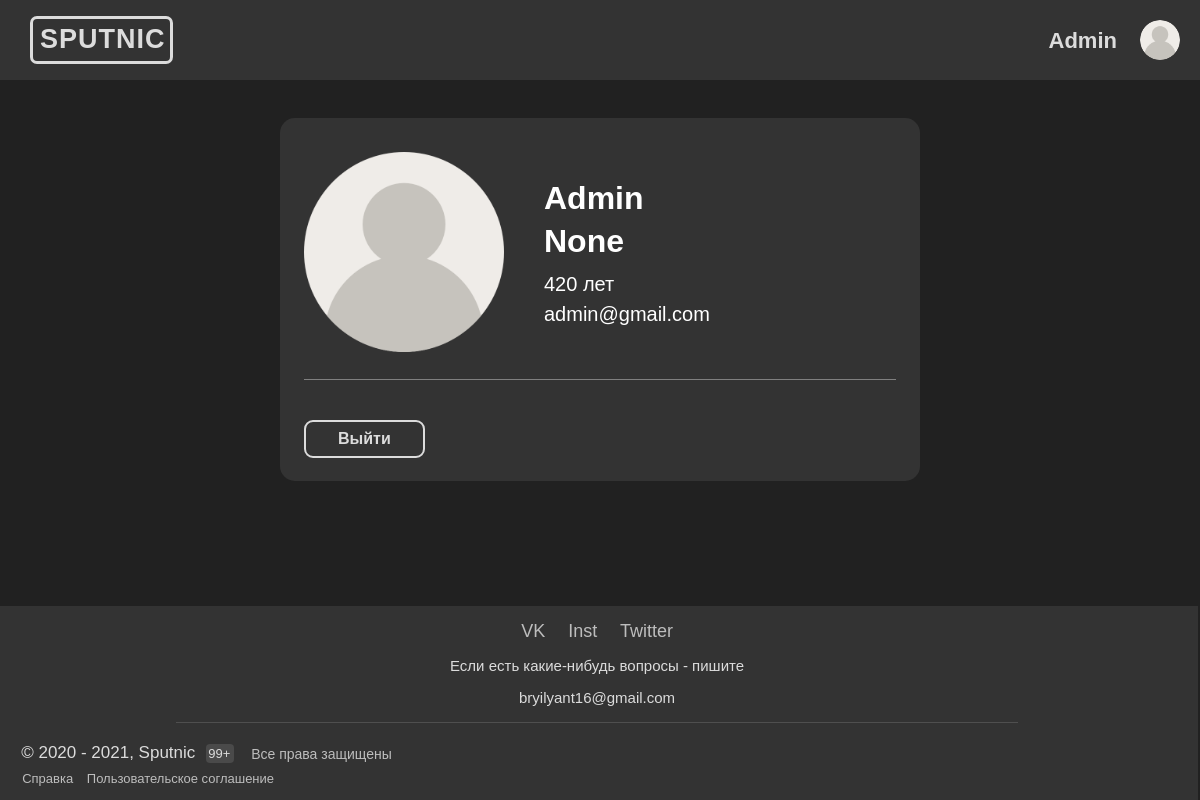
Screenshot of /profile (signed in) with the database file from the repository.
### data/users.py (models this page shows, shortened)
class User(SqlAlchemyBase, UserMixin):
    __tablename__ = 'users'
    id = sqlalchemy.Column(sqlalchemy.Integer, primary_key=True, autoincrement=True)
    surname = sqlalchemy.Column(sqlalchemy.String, nullable=True)
    name = sqlalchemy.Column(sqlalchemy.String, nullable=True)
    age = sqlalchemy.Column(sqlalchemy.Integer, nullable=True)
    email = sqlalchemy.Column(sqlalchemy.String, nullable=True, unique=True)
    password = sqlalchemy.Column(sqlalchemy.String, nullable=True)
    news = orm.relation("News", back_populates='user')
    arts = orm.relation("Arts", back_populates='user')

### main.py (the view)
@app.route("/profile")
def profile():
    return render_template("profile.html", title='Профиль - Sputnic')

### data/db_session.py (called while the page is built)
def create_session() -> Session:
    global __factory
    return __factory()

### main.py (called while the page is built)
@login_manager.user_loader
def load_user(user_id):
    db_sess = db_session.create_session()
    return db_sess.query(User).get(user_id)

### templates/profile.html
{% extends "base.html" %}
{% block content %}
	<div style="width: 50%; margin-left: 23%; margin-top: 10%; background-color: #333333; border-radius: 15px; padding: 2%; margin-bottom: 10.5%;">
		<div style="display: flex; border-bottom: 1.5px solid grey; padding-bottom: 20px; margin-bottom: -60px;">
			<img width="200px" height="200px" src="../static/img/user.png" style="float: left; margin-top: 10px;">
			<ul style="list-style: none; color: white; float: left;">
				{% if current_user.is_authenticated %}
					<li style="margin-bottom: -15px;"><h1>{{ current_user.name }}</h1></li>
					<li style="margin-bottom: -8px;"><h1>{{ current_user.surname }}</h1></li>
					<li style="margin-bottom: -10px;"><h2 style="font-weight: normal; font-size: 20px;">{{ current_user.age }} лет</h2></li>
					<li><h2 style="font-weight: normal; font-size: 20px;">{{ current_user.email }}</h2></li>
            	{% else %}
                    <li><h2>Анонимный профиль</h2></li>
            	{% endif %}
			</ul>
		</div>
		<div style="display: flex; align-items: flex-end; margin-top: 100px;">
			{% if current_user.is_authenticated %}
				<a class="sp-buttons" href="/logout">Выйти</a>
            {% else %}
	            <a class="sp-buttons" href="/register">Зарегестрироваться</a>
		        <a class="sp-buttons" href="/login" style="margin-left: 20px;">Войти</a>
            {% endif %}
		</div>
	</div>
{% endblock %}

### templates/base.html (shortened to what this page needs)
<!DOCTYPE html>
<html>
<head>
	<link rel="stylesheet" type="text/css" href="../static/css/all_css.css">
</head>
<body>
	<div class="conteiner">
	<header class="header">
		<a href="/" id="name-link"><h2 id="head_text">SPUTNIC</h2></a>
		{% if current_user.is_authenticated %}
             <a class="" href="/profile" id="name-link" style="position: absolute; right: 48px; top: 28px; font-size: 18px; font-weight: bold;">{{ current_user.name }} {{current_user.surname}}</a>
        {% endif %}
	</header>
   <header id="head_main">
            <div id="head_main_name">
            <h2>
               <a href="/" id="name-link"><p id="main-name">SPUTNIC</p></a>
            </h2>
            </div>
		    {% if current_user.is_authenticated %}
                    <a class="" href="/profile" id="name-link" style="position: absolute; right: 83px; top: 28px; font-size: 22px; font-weight: bold;">{{ current_user.name }}</a>
            {% else %}
                    <a class="sp-buttons" href="/login" style="position: absolute; right: 83px; top: 21px;">Войти</a>
            {% endif %}
            <div id="profile-main-div">
			 <a href="/profile"><img src="../static/img/user.png" id="profile-main-png" width="40px" height="40px"></a>
		    </div>
    </header>
    {% block content %}{% endblock %}
    <div id="footer">
	   	<div id="wides">
	   		<a href="https://vk.com/whtdoumean0_o" id="vk">VK</a> <a href="https://www.instagram.com/ilia_dobronravov/" id="inst">Inst</a> <a href="https://twitter.com/whtdoumean0_o" id="twit">Twitter</a>
	   		<p id="que">Если есть какие-нибудь вопросы - пишите</p>
	   		<div class="tooltip"><a id="post" onclick="copyToClipboard('bryilyant16@gmail.com')" onmouseout="outFunc()"><p id="bry">bryilyant16@gmail.com</p></a></div>
	   	</div>
	   	<div id="copy-text">
	   		<p id="copy">&copy 2020 - 2021, Sputnic</p>
	   		<p id="nn">99+</p>
	   		<p id="all">Все права защищены</p>
	   	</div>
	   	<div id="reference">
	   		<a href="/none" id="ref">Справка</a>
	   		<a href="/none">Пользовательское соглашение</a>
	   	</div>
   </div>
   </div>
</body>
</html>

### static/css/all_css.css (style rules this page uses)
html { height: 100%; }
body { background: #212121; font-family: Arial; }
a { text-decoration: none; }
a:link { color: #DCDCDC }
#head_main { position: absolute; left: 0; top: 0; background: #333333; color: #fff; width: 100%; height: 80px; z-index: 1001; }
#head_main_name { transition: 0.5s; font-size: 18px; border: solid 3px; border-color: #DCDCDC; border-radius: 7px; width: 137px; height: 42px; color: #DCDCDC; letter-spacing: 1px; margin-top: 16px; margin-left: 30px; position: absolute; }
#profile-main-div { width: 40px; height: 40px; position: absolute; right: 0; margin-right: 20px; margin-top: 20px; overflow: hidden; border-radius: 30px; transition: 0.9s; }
#profile-main-png { transition: 0.5s; }
#main-name { position: absolute; margin-left: 7px; margin-top: -17px; }
#name-link:link { color: #DCDCDC }
.header { position: fixed; width: 100%; height: 65px; padding: 30; background-color: #333333; left: 0; top: 0; padding-left: 30px; margin-top: -10px; color: #DCDCDC; z-index: 1000; transition: 0.5s; }
#head_text { margin-top: 23px; text-align: left; }
#footer { width: 101.5%; left: -1%; background-color: #333333; color: #DCDCDC; height: 180px; position: relative; padding-top: 15px; }
#wides { font-size: 18px; margin: 0 auto; width: 70%; height: 86px; text-align: center; border-bottom: solid; border-color: #4f4f4f; border-bottom-width: 1.5px; padding-bottom: 15px; margin-bottom: -55px; }
#wides a:link { color: #bdbdbd }
#wides a { margin-left: 0%; }
#vk { margin-right: 1em; }
#inst { margin-right: 1em; }
#que { font-size: 5px; font-size: 15px; margin-bottom: -0.01px; }
#post { font-size: 15px; cursor: pointer; }
.tooltip p { transition: 0.3s; }
.tooltip { position: relative; display: inline-block; white-space: nowrap; text-align: center; }
#copy-text { text-align: left; margin-left: 25px; margin-top: 75px; }
#copy { font-size: 17px; }
#nn { background-color: #4a4a4a; padding: 2px; width: 24px; margin-left: 185px; margin-top: -35.5px; font-size: 13px; border-radius: 4px; }
#all { color: #bdbdbd; margin-top: -30.5px; margin-left: 230px; font-size: 14px; }
#reference { margin-left: 26px; margin-top: -5px; font-size: 13px; }
#ref { margin-right: 10px; }
#reference a:link { color: #bdbdbd }
.sp-buttons { display: inline-block; color: white; font-weight: 700; text-decoration: none; user-select: none; padding: .5em 2em; outline: none; border: 2px solid; border-radius: 9px; transition: 0.2s; cursor: pointer; }

### rows the page displays
User: name "Admin", surname "None", age "420", email "admin@gmail.com"
